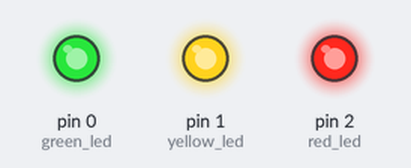
Recording of a sketch running on a simulated Arduino Uno, built with avr-gcc and run on an emulated ATmega328P. Shown: output pins drawn as LEDs (lit = HIGH).

Above: at 0.1 s.
At 10.2 s:
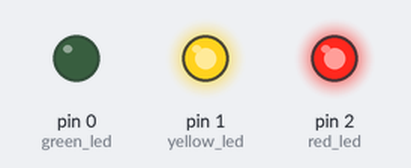
At 30.2 s:
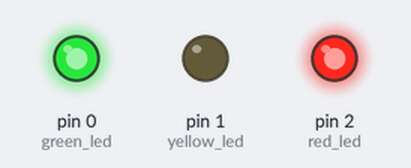
At 45.3 s:
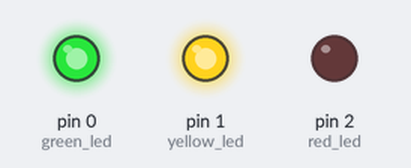
Timing chart, 0 to 65.3 s (numbered marks = the images above):
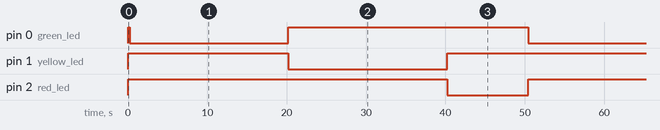

Measured:
- by itself, pin 0 (green_led), pin 1 (yellow_led): alternates HIGH for 30.2 s and LOW for 20.0 s
- by itself, pin 2 (red_led): alternates HIGH for 40.0 s and LOW for 10.2 s
- by itself, everything shown: repeats every 50.2 s, in 3 steps

The sketch:

IOTL-6.ino
```cpp
const int green_led = 0;
const int yellow_led = 1;
const int red_led = 2;

unsigned int counter;

void setup() {
// put your setup code here, to run once:

  pinMode(green_led, OUTPUT);
  pinMode(red_led, OUTPUT);
  pinMode(yellow_led, OUTPUT);

  digitalWrite(yellow_led,HIGH);
  digitalWrite(green_led,HIGH);
  digitalWrite(red_led,HIGH);
}

void loop() {
  counter = counter+1;
  delay(200);

  if(counter <= 100)
  {
  digitalWrite(yellow_led,HIGH);
  digitalWrite(green_led,LOW);
  digitalWrite(red_led,HIGH);
  }

  else if((counter > 100)&& (counter <= 200))
  {
  digitalWrite(yellow_led,LOW);
  digitalWrite(green_led,HIGH);
  digitalWrite(red_led,HIGH);
  }

  else if(counter > 200)
  {
  digitalWrite(yellow_led,HIGH);
  digitalWrite(green_led,HIGH);
  digitalWrite(red_led,LOW);
  }

  if (counter > 250) counter =0;

}
```
